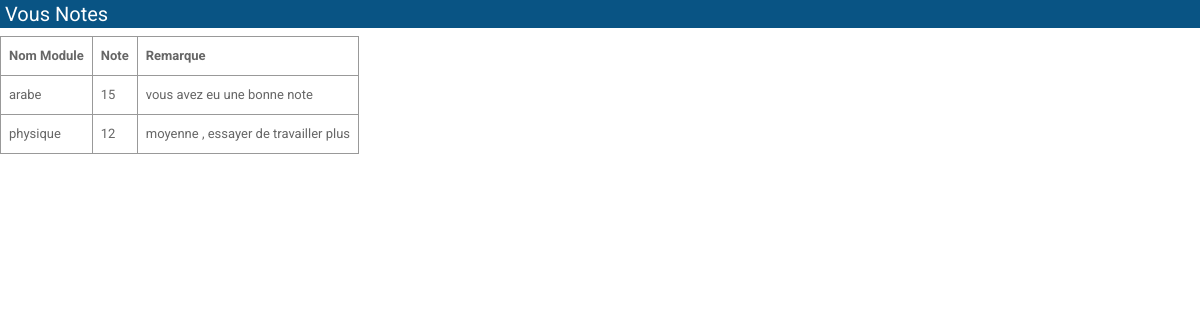
/EspaceEleve/noteEleve.php, run on the app's committed database.
### tables this page shows
CREATE TABLE IF NOT EXISTS `notes` (
  `idnote` int(11) NOT NULL AUTO_INCREMENT,
  `note` float NOT NULL,
  `idModule` int(11) NOT NULL,
  `idEleve` int(11) NOT NULL,
  `remarque` text NOT NULL,
  PRIMARY KEY (`idnote`)
);

CREATE TABLE IF NOT EXISTS `modules` (
  `idModule` bigint(20) NOT NULL AUTO_INCREMENT,
  `idNiv` bigint(20) NOT NULL,
  `nomModule` varchar(25) NOT NULL,
  PRIMARY KEY (`idModule`)
);

### Model/dbConfig.php (called while the page is built, shortened)
<?php
$db='e-school';
 $host='127.0.0.1';

### Model/note.php (called while the page is built, shortened)
<?php
require_once (__DIR__."/model.php");
class note{
    public static function getNotesByIdEleve($idEleve){
        $request="SELECT * FROM notes WHERE idEleve='$idEleve'";
        return model::request($request);
    }
}
?>

### Model/model.php (called while the page is built, shortened)
<?php
class model{
    private static $conn;
    private static $isConnected = false;
    public static function connexion(){
        require_once __DIR__.'/dbConfig.php' ;
        if(!model::$isConnected){
        try{
            self::$conn = new PDO('mysql:host=localhost;dbname=e-school','root','');
            self::$isConnected = true;
        }
        catch(PDOException $e) {
            echo "Error: " . $e->getMessage();
            exit();
          }
        }
    }
    public static function request($req){
        $stmt=self::$conn->prepare($req);
        $stmt->execute(array());
        return self::fetchAll($stmt);
    }
    public static function fetchAll($resultatRequete){
        if($resultatRequete){
            return $resultatRequete->fetchAll();
        }else{
            return false;
        }
    }
}
?>

### Controler/noteCtrl.php (called while the page is built, shortened)
<?php
require_once "../Model/note.php";
class noteCtrl{
    public function getNotesByIdEleve($idEleve){
        return note::getNotesByIdEleve($idEleve);
    }
}
?>

### Model/modules.php (called while the page is built, shortened)
<?php
require_once (__DIR__."/model.php");
class modules{
    public static function getModuleByIdMod($idMod){
        $request="SELECT * FROM modules WHERE idModule='$idMod'";
        return model::request($request);
    }
}
?>

### Controler/moduleCtrl.php (called while the page is built, shortened)
<?php
require_once "../Model/modules.php";
class moduleCtrl{
    public function getModuleByIdMod($idMod){
        return modules::getModuleByIdMod($idMod);
    }
}
?>

### Vue/noteVue.php (the view)
<?php
require_once "../Controler/noteCtrl.php";
require_once "../Controler/moduleCtrl.php";
class noteVue{
    private $controller;
    public function __construct(){
      $this->controller = new noteCtrl();
    }
    public function getNotes($idEleve){
        echo '  <fieldset><legend>Vous Notes</legend>
        <table>
        <tr>
        <th>Nom Module</th>
        <th>Note</th>
        <th>Remarque</th>
        </tr>';
        $notes=$this->controller->getNotesByIdEleve($idEleve);
        foreach($notes as $n){
            $moduleCtrl=new moduleCtrl();
            $module=$moduleCtrl->getModuleByIdMod($n['idModule']);
            echo '<tr><td>'.$module[0]['nomModule'].'</td>';
            echo '<td>'.$n['note'];
            echo '</td><td>'.$n['remarque'].'</td></tr>';
        }
        echo '</table></fieldset>';
    }
}
?>

### public/CSS/gestionusersstyle.css (style rules this page uses)
html, body { min-height: 90%; }
body, div, form, input, label ,select { padding: 0; margin: 0; outline: none; font-family: Roboto, Arial, sans-serif; font-size: 13px; color: #666; line-height: 22px; }
legend { color: #fff; background-color: #095484; padding: 3px 5px; font-size: 20px; }
table { border-collapse: collapse; display: flex; width: 500px; }
td, th { border: 1px solid #999; padding: 0.5rem; text-align: left; }

### data on the page
notes: idModule.nomModule "arabe", note "15", remarque "vous avez eu une bonne note"
notes: idModule.nomModule "physique", note "12", remarque "moyenne , essayer de travailler plus"
